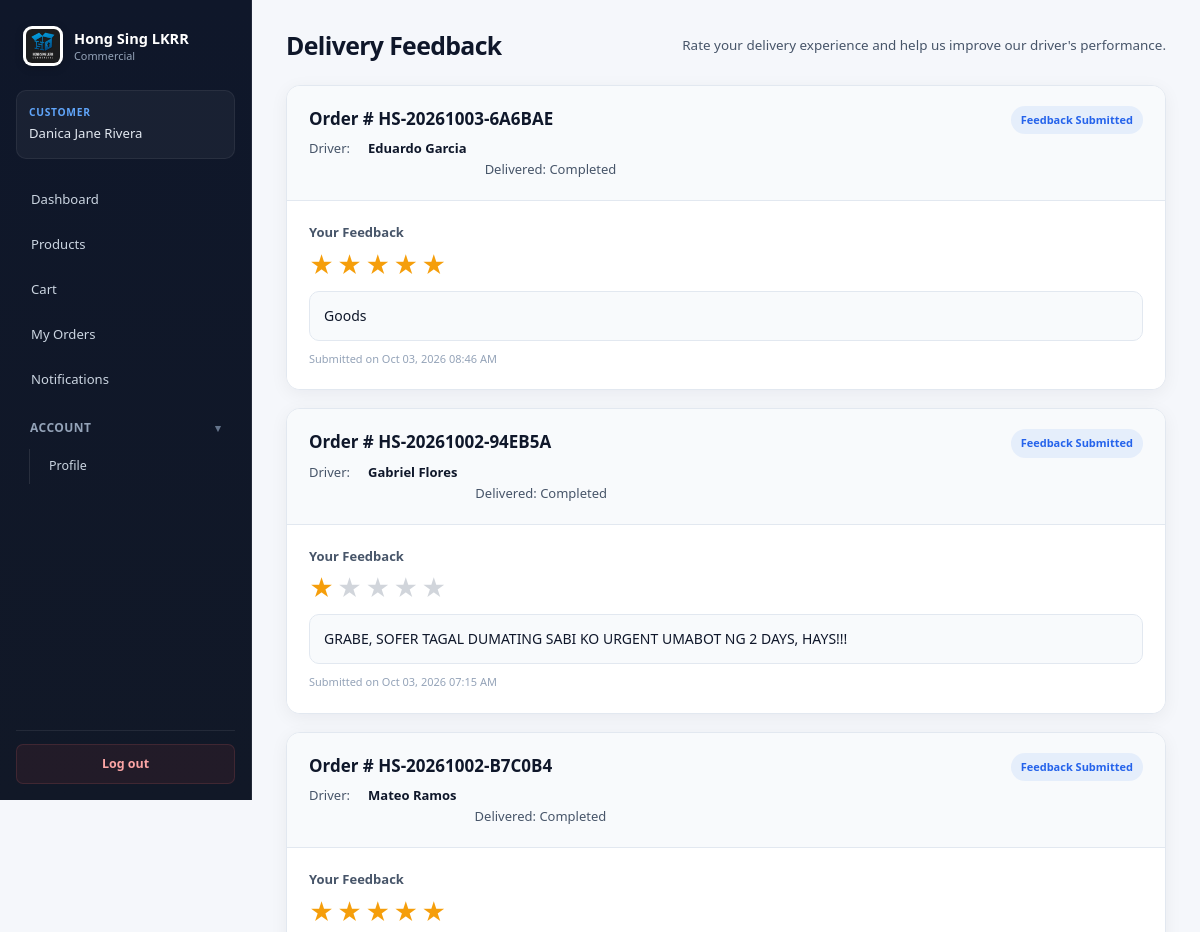
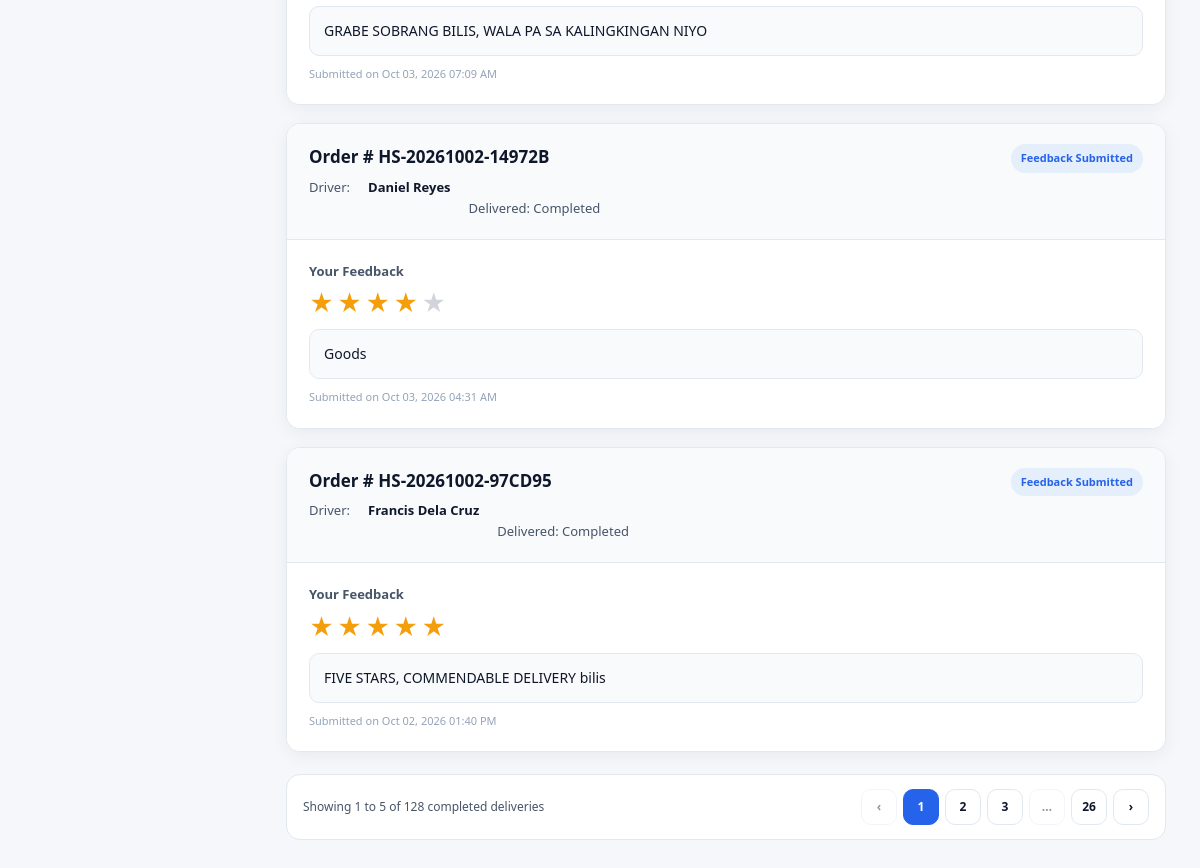
The page /customer/feedback.php (signed in) on the database its author committed (2 pictures, top to bottom).
### tables this page shows
CREATE TABLE `feedback` (
  `feedback_id` int(11) NOT NULL,
  `order_id` int(11) NOT NULL,
  `customer_id` int(11) NOT NULL,
  `driver_id` int(11) DEFAULT NULL,
  `rating` tinyint(4) NOT NULL,
  `comments` text DEFAULT NULL,
  `created_at` datetime NOT NULL DEFAULT current_timestamp()
);

CREATE TABLE `order` (
  `order_id` int(11) NOT NULL,
  `order_number` varchar(50) NOT NULL,
  `customer_id` int(11) NOT NULL,
  `driver_id` int(11) DEFAULT NULL,
  `truck_id` int(11) DEFAULT NULL,
  `route_id` int(11) DEFAULT NULL,
  `item_description` text NOT NULL,
  `subtotal` decimal(10,2) NOT NULL DEFAULT 0.00,
  `urgent_fee` decimal(10,2) NOT NULL DEFAULT 0.00,
  `total_amount` decimal(10,2) NOT NULL,
  `total_weight` decimal(12,2) NOT NULL DEFAULT 0.00,
  `total_weight_kg` decimal(10,2) NOT NULL DEFAULT 0.00,
  `order_date` date NOT NULL,
  `expected_delivery_date` date DEFAULT NULL,
  `priority_level` enum('Normal','Urgent') NOT NULL DEFAULT 'Normal',
  `completion_status` enum('Pending','Approved','Assigned','Accepted','In Transit','Completed','Cancelled') NOT NULL DEFAULT 'Pending',
  `created_at` datetime NOT NULL DEFAULT current_timestamp(),
  `approved_at` datetime DEFAULT NULL,
  `assigned_at` datetime DEFAULT NULL,
  `accepted_at` datetime DEFAULT NULL,
  `started_at` datetime DEFAULT NULL,
  `completed_at` datetime DEFAULT NULL,
  `cancelled_at` datetime DEFAULT NULL
);

CREATE TABLE `driver` (
  `driver_id` int(11) NOT NULL,
  `license_number` varchar(50) NOT NULL,
  `full_name` varchar(100) NOT NULL,
  `phone_number` varchar(20) NOT NULL,
  `email` varchar(100) NOT NULL,
  `password_hash` varchar(255) NOT NULL,
  `status` enum('Available','On Delivery','On Leave','Absent','Inactive','Resigned','Terminated') NOT NULL DEFAULT 'Available',
  `current_truck_id` int(11) DEFAULT NULL,
  `total_deliveries` int(11) NOT NULL DEFAULT 0,
  `rating` decimal(3,2) DEFAULT NULL,
  `created_at` datetime NOT NULL DEFAULT current_timestamp(),
  `last_location` varchar(150) DEFAULT NULL,
  `current_latitude` decimal(10,7) DEFAULT NULL,
  `current_longitude` decimal(10,7) DEFAULT NULL,
  `location_updated_at` datetime DEFAULT NULL,
  `phone_verified` tinyint(1) NOT NULL DEFAULT 0,
  `phone_verified_at` datetime DEFAULT NULL
);

### customer/feedback.php (the view, shortened to what this page needs)
<?php
$db = Database::getConnection();
$customerId = currentUserId();
$feedbackPage = max(1, (int)($_GET['page'] ?? 1));
$feedbackPerPage = 5;
$countStmt = $db->prepare("
    SELECT COUNT(*)
    FROM `order`
    WHERE customer_id = ?
      AND completion_status = 'Completed'
");
$countStmt->execute([$customerId]);
$totalCompletedOrders = (int)$countStmt->fetchColumn();
$totalFeedbackPages = max(
    1,
    (int)ceil($totalCompletedOrders / $feedbackPerPage)
);
$feedbackOffset = ($feedbackPage - 1) * $feedbackPerPage;
$ordersStmt = $db->prepare("
    SELECT
        o.order_id,
        o.order_number,
        o.order_date,
        o.expected_delivery_date,
        o.completion_status,
        o.driver_id,
        d.full_name AS driver_name,
        f.feedback_id,
        f.rating,
        f.comments,
        f.created_at AS feedback_created_at
    FROM `order` o
    LEFT JOIN driver d
        ON d.driver_id = o.driver_id
    LEFT JOIN feedback f
        ON f.order_id = o.order_id
       AND f.customer_id = ?
    WHERE o.customer_id = ?
      AND o.completion_status = 'Completed'
    ORDER BY
        o.order_date DESC,
        o.order_id DESC
    LIMIT $feedbackPerPage
    OFFSET $feedbackOffset
");
$ordersStmt->execute([
    $customerId,
    $customerId
]);
$completedOrders =
    $ordersStmt->fetchAll(PDO::FETCH_ASSOC);
?>
<!DOCTYPE html>
<html lang="en">
<head>
<link
    rel="stylesheet"
    href="<?= BASE_URL ?>assets/css/theme.css"
>
</head>
<body>
<div class="app-layout">
<?php
require __DIR__ .
    '/../includes/header.php';
?>
<main class="app-main">
<div class="feedback-page">
<div class="page-header">
    <h1>
        Delivery Feedback
    </h1>
    <p>
        Rate your delivery experience and help us improve our driver's performance.
    </p>
</div>
<div class="feedback-list">
<?php if (empty($completedOrders)): ?>
    <div class="empty-feedback">
        <div class="empty-feedback-icon">
            ⭐
        </div>
        <h2>
            No completed deliveries yet
        </h2>
        <p>
            Once one of your deliveries is completed,
            you will be able to rate the driver's performance here.
        </p>
    </div>
<?php else: ?>
    <?php foreach ($completedOrders as $order): ?>
        <div class="feedback-card">
            <div class="feedback-card-header">
                <div>
                    <div class="order-number">
                        Order #
                        <?= htmlspecialchars(
                            $order['order_number']
                        ) ?>
                    </div>
                    <div class="delivery-info">
                        Driver:
                        <?php if (
                            !empty(
                                $order['driver_name']
                            )
                        ): ?>
                            <span class="driver-name">
                                <?= htmlspecialchars(
                                    $order['driver_name']
                                ) ?>
                            </span>
                        <?php else: ?>
                            <span>
                                Driver information unavailable
                            </span>
                        <?php endif; ?>
                        <br>
                        Delivered:
                        <?= !empty(
                            $order['expected_delivery_date']
                        )
                            ? date(
                                'M d, Y',
                                strtotime(
                                    $order[
                                        'expected_delivery_date'
                                    ]
                                )
                            )
                            : 'Completed'
                        ?>
                    </div>
                </div>
                <?php if (
                    !empty(
                        $order['feedback_id']
                    )
                ): ?>
                    <span
                        class="feedback-status submitted"
                    >
                        Feedback Submitted
                    </span>
                <?php endif; ?>
            </div>
            <?php if (
                !empty(
                    $order['feedback_id']
                )
            ): ?>
                <div class="existing-feedback">
                    <strong>
                        Your Feedback
                    </strong>
                    <div class="existing-rating">
                        <?php for (
                            $i = 1;
                            $i <= 5;
                            $i++
                        ): ?>
                            <span
                                class="existing-star <?= $i <= (int)$order['rating']
                                    ? ''
                                    : 'empty' ?>"
                            >
                                ★
                            </span>
                        <?php endfor; ?>
                    </div>
                    <?php if (
                        !empty(
                            $order['comments']
                        )
                    ): ?>
                        <div class="existing-comment">
                            <?= nl2br(
                                htmlspecialchars(
                                    $order['comments']
                                )
                            ) ?>
                        </div>
                    <?php else: ?>
                        <div class="existing-comment">
                            No comment provided.
                        </div>
                    <?php endif; ?>
                    <?php if (
                        !empty(
                            $order['feedback_created_at']
                        )
                    ): ?>
                        <div class="feedback-date">
                            Submitted on
                            <?= date(
                                'M d, Y h:i A',
                                strtotime(
                                    $order[
                                        'feedback_created_at'
                                    ]
                                )
                            ) ?>
                        </div>
                    <?php endif; ?>
                </div>
            <?php endif; ?>
        </div>
    <?php endforeach; ?>
<?php endif; ?>
</div>
<?php if ($totalCompletedOrders > $feedbackPerPage): ?>
    <div class="feedback-pagination">
        <div class="feedback-pagination-info">
            Showing
            <?= $totalCompletedOrders === 0 ? 0 : $feedbackOffset + 1 ?>
            to
            <?= min($feedbackOffset + $feedbackPerPage, $totalCompletedOrders) ?>
            of
            <?= $totalCompletedOrders ?>
            completed deliveries
        </div>
        <div class="feedback-pagination-links">
            <?php if ($feedbackPage > 1): ?>
                <a href="?page=<?= $feedbackPage - 1 ?>" aria-label="Previous page">
                    ‹
                </a>
            <?php else: ?>
                <span class="disabled">‹</span>
            <?php endif; ?>
            <?php
            $startPage = max(1, $feedbackPage - 2);
            $endPage = min($totalFeedbackPages, $feedbackPage + 2);
            ?>
            <?php for ($i = $startPage; $i <= $endPage; $i++): ?>
                <a
                    href="?page=<?= $i ?>"
                    class="<?= $i === $feedbackPage ? 'active' : '' ?>"
                >
                    <?= $i ?>
                </a>
            <?php endfor; ?>
            <?php if ($endPage < $totalFeedbackPages): ?>
                <?php if ($endPage < $totalFeedbackPages - 1): ?>
                    <span class="disabled">…</span>
                <?php endif; ?>
                <a href="?page=<?= $totalFeedbackPages ?>">
                    <?= $totalFeedbackPages ?>
                </a>
            <?php endif; ?>
            <?php if ($feedbackPage < $totalFeedbackPages): ?>
                <a href="?page=<?= $feedbackPage + 1 ?>" aria-label="Next page">
                    ›
                </a>
            <?php else: ?>
                <span class="disabled">›</span>
            <?php endif; ?>
        </div>
    </div>
<?php endif; ?>
</div>
</main>
</div>
</body>
</html>

### assets/css/theme.css (style rules this page uses)
:root { --color-primary: #1d4ed8; --color-primary-hover: #1e40af; --color-primary-light: #eff6ff; --color-primary-soft: rgba(29, 78, 216, 0.09); --color-accent: #2563eb; --color-accent-hover: #1d4ed8; --color-accent-soft: rgba(37, 99, 235, 0.09); --color-bg: #f5f7fb; --color-bg-deep: #edf1f7; --color-background: #f5f7fb; --color-surface: #ffffff; --color-surface-alt: #f8fafc; --color-border: #e2e8f0; --color-border-strong: #cbd5e1; --color-text-primary: #0f172a; --color-text-secondary: #475569; --color-text-muted: #94a3b8; --sidebar-bg: #0f172a; --sidebar-bg-secondary: #111c30; --sidebar-hover: #172033; --sidebar-active: rgba(59, 130, 246, 0.16); --sidebar-text: #cbd5e1; --sidebar-text-muted: #94a3b8; --sidebar-text-active: #ffffff; --sidebar-border: rgba(255, 255, 255, 0.08); --color-success: #16a34a; --color-success-soft: #f0fdf4; --color-warning: #d97706; --color-warning-soft: #fff7ed; --color-danger: #dc2626; --color-danger-soft: #fef2f2; --color-info: #0284c7; --color-info-soft: #f0f9ff; --shadow-xs: 0 1px 2px rgba(15, 23, 42, 0.04); --shadow-sm: 0 1px 3px rgba(15, 23, 42, 0.06), 0 1px 2px rgba(15, 23, 42, 0.03); --shadow-card: 0 4px 18px rgba(15, 23, 42, 0.055); --shadow-md: 0 10px 30px rgba(15, 23, 42, 0.08); --shadow-lg: 0 20px 50px rgba(15, 23, 42, 0.14); --radius-xs: 5px; --radius-sm: 7px; --radius-md: 10px; --radius-lg: 14px; --radius-xl: 18px; --font-base: "Segoe UI", Inter, system-ui, -apple-system, BlinkMacSystemFont, sans-serif; --sidebar-width: 252px; --content-max-width: 1600px; --overlay-gradient: linear-gradient( 120deg, rgba(15, 23, 42, 0.60) 0%, rgba(15, 23, 42, 0.28) 45%, rgba(15, 23, 42, 0.72) 100% ); }
*, *::before, *::after { box-sizing: border-box; }
html { margin: 0; padding: 0; min-height: 100%; background: var(--color-bg); scroll-behavior: smooth; -webkit-text-size-adjust: 100%; }
body { margin: 0; padding: 0; min-height: 100vh; font-family: var(--font-base); font-size: 14px; line-height: 1.5; background: var(--color-bg); color: var(--color-text-primary); -webkit-font-smoothing: antialiased; -moz-osx-font-smoothing: grayscale; }
body, button, input, select, textarea { font-family: var(--font-base); }
a { color: var(--color-primary); text-decoration: none; transition: color 0.15s ease, background-color 0.15s ease, border-color 0.15s ease, opacity 0.15s ease; }
* { scrollbar-width: thin; scrollbar-color: #cbd5e1 transparent; }
.app-layout { display: flex; width: 100%; min-height: 100vh; background: var(--color-bg); }
.app-main { flex: 1; min-width: 0; padding: 30px 34px 42px; background: var(--color-bg); }
.app-main > * { max-width: var(--content-max-width); margin-left: auto; margin-right: auto; }
.page-header { display: flex; align-items: flex-start; justify-content: space-between; flex-wrap: wrap; gap: 18px; margin-bottom: 24px; }
.page-header h1 { margin: 0; color: var(--color-text-primary); font-size: 1.55rem; font-weight: 700; letter-spacing: -0.025em; line-height: 1.25; }
.page-header p { max-width: 720px; margin: 5px 0 0; color: var(--color-text-secondary); font-size: 0.84rem; line-height: 1.55; }

### rows shown on the page
feedback: order.order_number "HS-20261003-6A6BAE", driver.full_name "Eduardo Garcia", shows "Feedback Submitted", comments "Goods", created_at "Oct 03, 2026 08:46 AM"
feedback: order.order_number "HS-20261002-94EB5A", driver.full_name "Gabriel Flores", shows "Feedback Submitted", comments "GRABE, SOFER TAGAL DUMATING SABI KO URGENT UMABOT NG 2 DAYS, HAYS!!!", created_at "Oct 03, 2026 07:15 AM"
feedback: order.order_number "HS-20261002-B7C0B4", driver.full_name "Mateo Ramos", shows "Feedback Submitted", comments "GRABE SOBRANG BILIS, WALA PA SA KALINGKINGAN NIYO", created_at "Oct 03, 2026 07:09 AM"
feedback: order.order_number "HS-20261002-14972B", driver.full_name "Daniel Reyes", shows "Feedback Submitted", comments "Goods", created_at "Oct 03, 2026 04:31 AM"
feedback: order.order_number "HS-20261002-97CD95", driver.full_name "Francis Dela Cruz", shows "Feedback Submitted", comments "FIVE STARS, COMMENDABLE DELIVERY bilis", created_at "Oct 02, 2026 01:40 PM"

### other values the page prints
currentRole() "CUSTOMER"
$_SESSION['full_name'] "Danica Jane Rivera"
$item['label'] "Dashboard"
$item['label'] "Products"
$item['label'] "Cart"
$item['label'] "My Orders"
$item['label'] "Notifications"
$item['label'] "Profile"
$feedbackOffset + 1 "1"
min($feedbackOffset + $feedbackPerPage, $totalCompletedOrders) "5"
$totalCompletedOrders "128"
$totalFeedbackPages "26"
